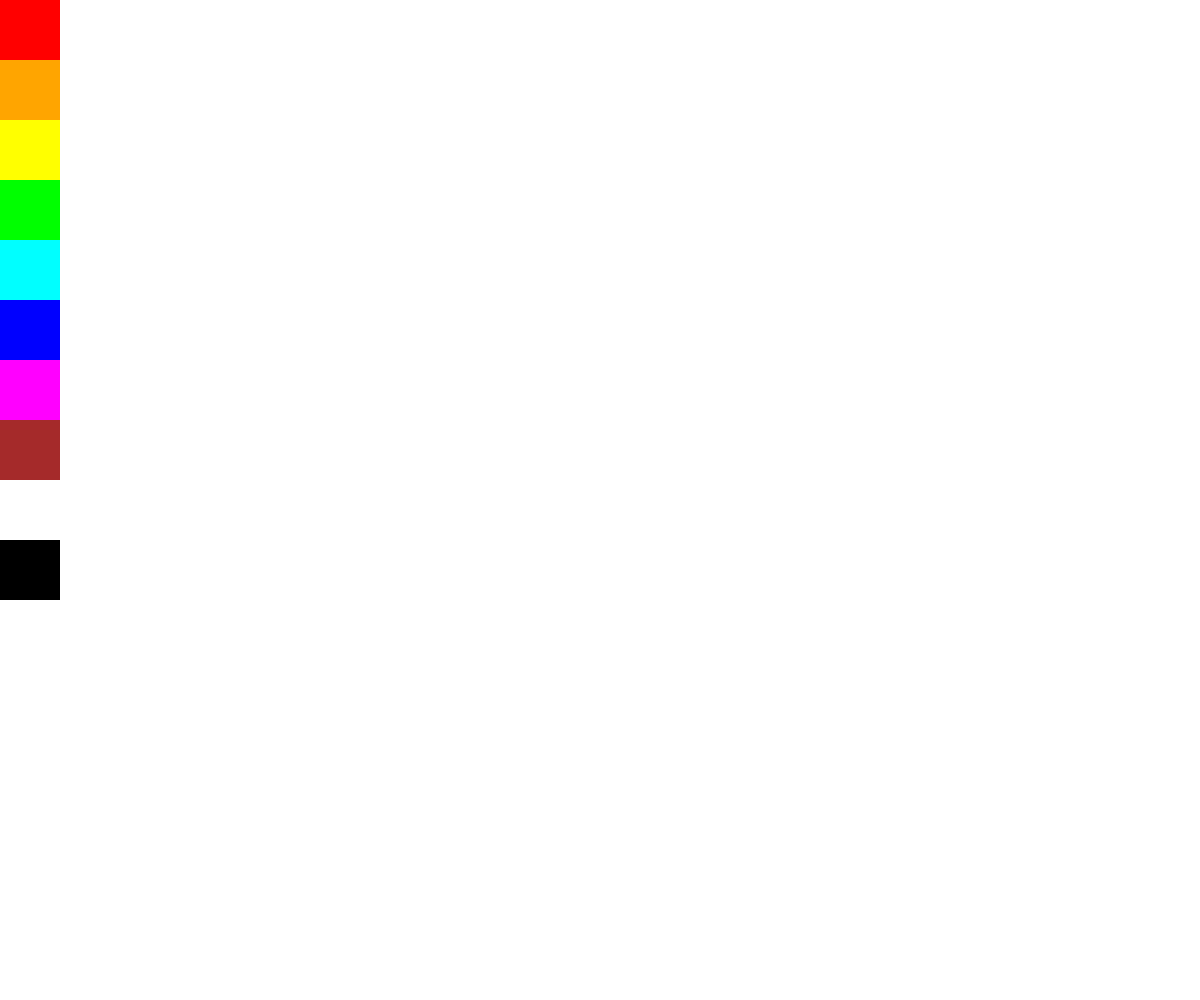
Frame 1 (no input)
Frame 60 (no input): identical to frame 1, image omitted
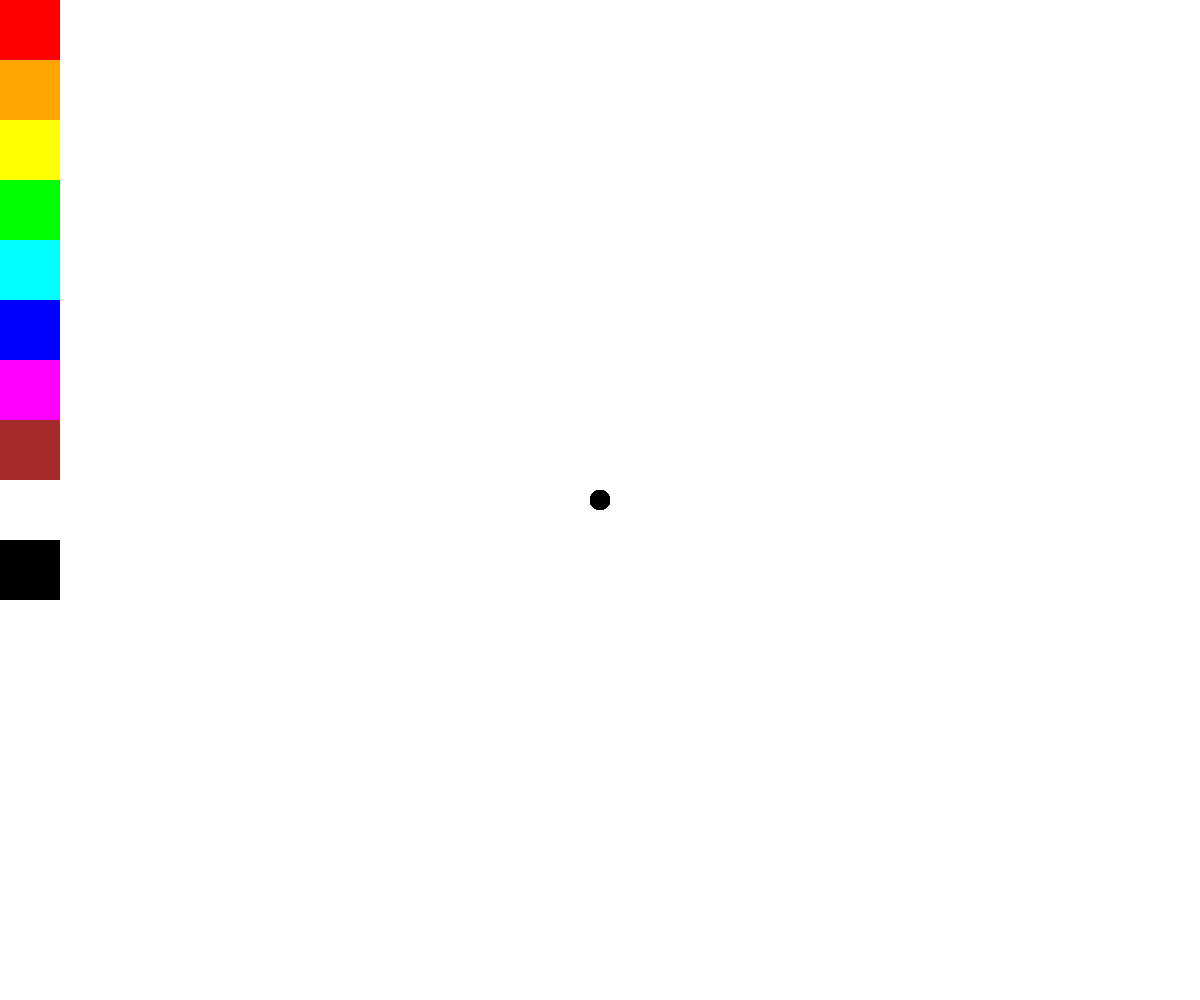
Frame 120 (the mouse pressed at the canvas centre since frame 60)

The p5.js sketch that drew these frames (run headless with seeded random() and noise() and a simulated clock; from frame 60 on, the mouse is pressed at the canvas centre):

// p5.js sketch
// ── sketch.js
let currentColor;

function setup() {
  createCanvas(windowWidth, windowHeight);
  currentColor = color(0); 
  noStroke();
  const colors = [color(255,0,0), color(255,165,0), color(255,255,0), color(0,255,0), color(0,255,255), color(0,0,255), color(255,0,255), color(165,42,42),color(255,255,255), color(0)];
  for (let i = 0; i < colors.length; i++) {
    fill(colors[i]);
    rect(0, i * 60, 60, 60);
  }
}

function draw() {
  if (mouseIsPressed) {
    if (mouseX > 60) { 
      fill(currentColor);
      ellipse(mouseX, mouseY, 20, 20);
    }
  }
}

function mousePressed() {
  if (mouseX < 60) {
    let index = floor(mouseY / 60);
    if (index >= 0 && index < 10) {
      currentColor = get(mouseX, mouseY);
    }
  }
}
